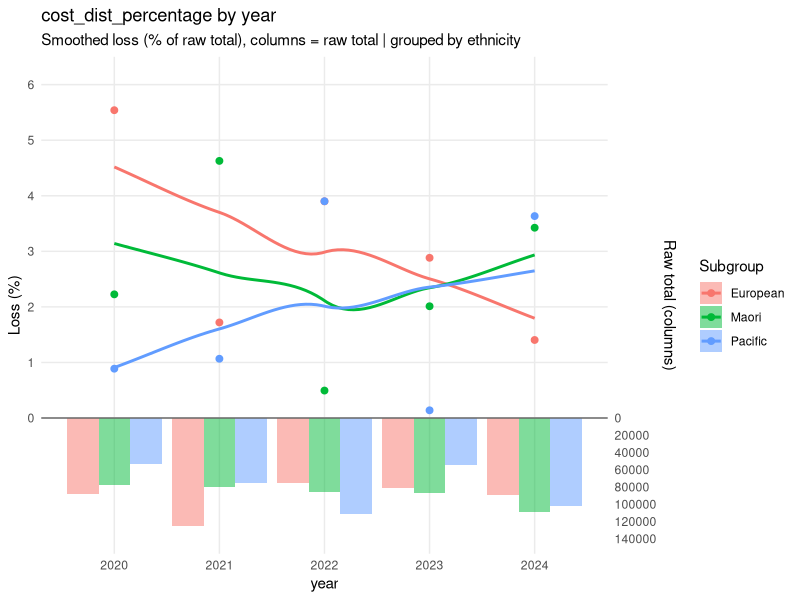
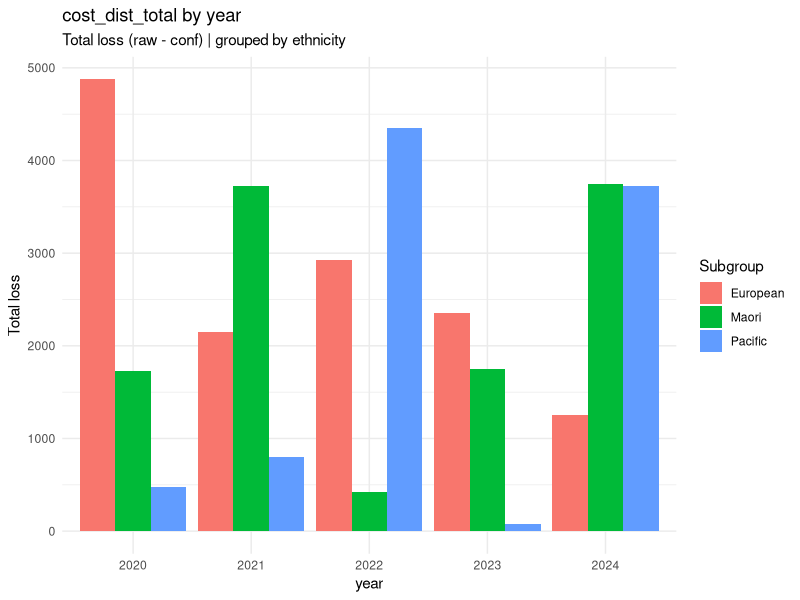
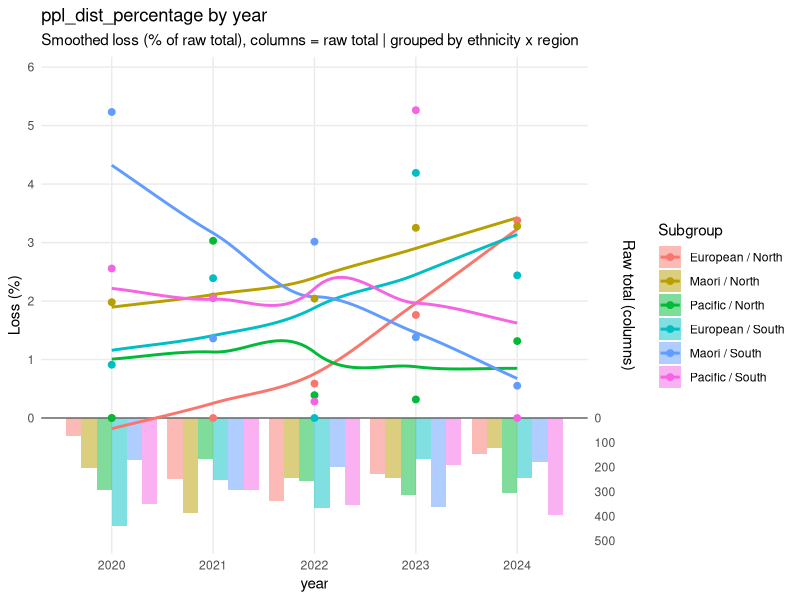

Recreate these plots in R, in order.
test_data <- data.frame(
  ethnicity = c(
    "Maori", "European", "Maori", "Maori", "European", "European", "Pacific", "Pacific", "Maori", "Maori",
    "European", "Pacific", "Pacific", "Maori", "Maori", "European", "European", "Pacific", "Pacific", "Maori",
    "European", "European", "Pacific", "Pacific", "Maori", "Maori", "European", "European", "Pacific", "Pacific",
    "Maori", "Maori", "European", "European", "Pacific", "Pacific", "Maori", "Maori", "European", "European",
    "Pacific", "Pacific", "Maori", "Maori", "European", "European", "Pacific", "Pacific", "Maori", "Maori",
    "European", "European", "Pacific", "Pacific", "Maori", "Maori", "European", "European", "Pacific", "Pacific"
  ),
  ppl = c(
    100, 200, 50, 102, 38, 34, 131, 161, 51, 121,
    239, 158, 194, 183, 202, 147, 100, 83, 82, 244,
    38, 213, 127, 166, 109, 136, 141, 199, 118, 138,
    146, 53, 243, 122, 229, 126, 58, 188, 170, 57,
    164, 151, 242, 120, 35, 132, 33, 157, 38, 84,
    49, 99, 107, 197, 155, 26, 184, 62, 219, 176
  ),
  conf_ppl = c(
    102, 203, 47, 98, 40, 36, 131, 161, 48, 115,
    235, 153, 190, 180, 197, 151, 101, 89, 77, 243,
    33, 212, 121, 172, 112, 131, 146, 197, 122, 137,
    140, 58, 244, 124, 229, 125, 53, 185, 166, 57,
    163, 154, 248, 115, 32, 128, 28, 152, 35, 83,
    50, 94, 112, 193, 154, 32, 179, 61, 221, 182
  ),
  region = c(
    "North", "South", "South", "North", "North", "North", "North", "North", "South", "South",
    "South", "South", "South", "North", "North", "North", "North", "North", "North", "South",
    "South", "South", "South", "South", "North", "North", "North", "North", "North", "North",
    "South", "South", "South", "South", "South", "South", "North", "North", "North", "North",
    "North", "North", "South", "South", "South", "South", "South", "South", "North", "North",
    "North", "North", "North", "North", "South", "South", "South", "South", "South", "South"
  ),
  year = c(
    2020, 2020, 2021, 2020, 2020, 2020, 2020, 2020, 2020, 2020,
    2020, 2020, 2020, 2021, 2021, 2021, 2021, 2021, 2021, 2021,
    2021, 2021, 2021, 2021, 2022, 2022, 2022, 2022, 2022, 2022,
    2022, 2022, 2022, 2022, 2022, 2022, 2023, 2023, 2023, 2023,
    2023, 2023, 2023, 2023, 2023, 2023, 2023, 2023, 2024, 2024,
    2024, 2024, 2024, 2024, 2024, 2024, 2024, 2024, 2024, 2024
  ),
  Visit_hospital = c(
    "Yes", "No", "Yes", "No", "Yes", "No", "Yes", "No", "Yes", "No",
    "Yes", "Yes", "No", "Yes", "No", "Yes", "No", "Yes", "No", "No",
    "Yes", "No", "Yes", "No", "Yes", "No", "Yes", "No", "Yes", "No",
    "Yes", "No", "Yes", "No", "Yes", "No", "Yes", "No", "Yes", "No",
    "Yes", "No", "Yes", "No", "Yes", "No", "Yes", "No", "Yes", "No",
    "Yes", "No", "Yes", "No", "Yes", "No", "Yes", "No", "Yes", "No"
  ),
  cost = c(
    20000, 35000, 10000, 30000, 11000, 18500, 9000, 8500, 8500, 19000,
    23500, 24500, 11500, 28500, 8500, 39000, 34000, 16500, 24000, 33500,
    37500, 14500, 9500, 25000, 36500, 10500, 9000, 33500, 27000, 15500,
    18500, 20500, 10000, 22500, 40000, 29000, 16000, 5500, 21500, 39000,
    13000, 8000, 30000, 35500, 9000, 12000, 5000, 28000, 29000, 28000,
    34500, 14000, 21500, 38000, 14000, 38500, 21500, 19000, 26000, 17000
  ),
  conf_cost = c(
    20025, 32500, 10000, 30900, 10700, 16800, 8525, 9050, 8625, 17275,
    23125, 24800, 11700, 26200, 8700, 38425, 33050, 17150, 24125, 32075,
    36875, 15750, 10000, 24200, 37075, 11425, 8200, 32050, 24425, 15850,
    19500, 20075, 9325, 24225, 38225, 31650, 14875, 5475, 20550, 37975,
    13500, 7925, 29400, 36450, 9875, 11625, 5075, 28625, 26950, 27850,
    34375, 12875, 21400, 34375, 14525, 36950, 21575, 19125, 26700, 18050
  )
)

##############################################################################
#FUNCTION - 1. Classify columns in a dataset to be either
# 1. a conf and raw pair to get difference of
# 2. Grouping variables [age, ethinciity, year]
# 3. Indicators for specfic datasets [If they've been to hospital]
##############################################################################

class_columns <- function(data, indicators = character(),
                          conf_prefix = "conf_") {
  cols <- names(data)
  
  if (anyDuplicated(cols)){
    stop("Dataset contains duplicate column names. Please check and rename columns")
  }
  
  conf_cols <- cols[startsWith(cols, conf_prefix)]
  
  original_names <- substring(
    conf_cols,
    nchar(conf_prefix) + 1
  )
  
  missing_pairs <- setdiff(original_names, cols)
  if (length(missing_pairs) > 0) {
    stop(
      "Missing original columns for ",
      paste(missing_pairs, collapse = ", ")
    )
  }
  
  pairs <- data.frame(
    name = original_names,
    conf_name = conf_cols,
    stringsAsFactors = FALSE
  )
  
  paired_cols <- c(pairs$name, pairs$conf_name)
  
  #STOP INCASE OF INDICATORS SELECTED NOT IN DATASET
  unknown_indicators <- setdiff(indicators, cols)
  
  if (length(unknown_indicators) > 0) {
    stop(
      "Unknown indictor columns: ",
      paste(unknown_indicators, collapse = ", ")
    )
  }
  #STOP IF CONF AND INDICATORS OVERLAP
  overlapping <- intersect(indicators, paired_cols)
  if (length(overlapping) > 0) {
    stop(
      "Raw and Conf paired Columns cannot also be indicators: ",
      paste(overlapping, collapse = ", ")
    )
  }
  
  groupings <- setdiff(
    cols,
    c(paired_cols, indicators)
  )
  
  ordered_pairs  <- as.vector(
    t(as.matrix(pairs[c("name", "conf_name")]))
  )
  
  column_order <- c(
    groupings, 
    indicators, 
    ordered_pairs
  )
  
  data <- data[, column_order, drop = FALSE]
  
  attr(data, "pairs") <- pairs
  
  
  return(data)
}

##############################################################################
#Test
classed_columns <- class_columns(data = test_data,
                                 indicators = c("Visit_hospital")
)

##############################################################################
#FUNCTION - 2. Calculate LOSS between raw and conf columns
# loss = amount in raw that is not in conf, per row (never negative).
# e.g. raw = 100, conf = 80 -> loss = 20.  raw = 100, conf = 105 -> loss = 0.
# NOTE: columns keep the "_dist" suffix so the rest of the pipeline is unchanged.
##############################################################################
distance <- function(data) {
  
  pair_table <- attr(data, "pairs")
  
  if (is.null(pair_table)) {
    stop("Data must be processed with class_columns() first.")
  }
  
  for (i in seq_len(nrow(pair_table))) {
    
    raw_col <- pair_table$name[i]
    conf_col <- pair_table$conf_name[i]
    
    data[[paste0(raw_col, "_dist")]] <-
      pmax(data[[raw_col]] - data[[conf_col]], 0)
  }
  return(data)
}
##############################################################################
#Test
distance(data = classed_columns)

##############################################################################
#Wrapper Function - Combined 1 and 2 together 
##############################################################################

class_distance <- function(data, indicators = character(),
                           conf_prefix = "conf_") {
  
  classified_data <- class_columns(
    data = data,
    indicators = indicators,
    conf_prefix = conf_prefix
  )
  
  distance_data <- distance(
    data = classified_data
  )
  
  return(distance_data)
}

##############################################################################

data_distance <- class_distance(
  data = test_data,
  indicators = c("Visit_hospital")
)

##############################################################################
# Plot Builders for forth function. 
##############################################################################

# Every plot type is a function returning one ggplot.
# All of them are built for every distance column automatically.
# To add a new type, just add another named entry here.
plot_builders <- list(
  
  line = function(result, variable, x_axis, group_label) {
    y_max <- max(result[[variable]], na.rm = TRUE)
    if (!is.finite(y_max)) y_max <- 0
    
    ggplot2::ggplot(
      result,
      ggplot2::aes(
        x = .data[[x_axis]],
        y = .data[[variable]],
        colour = subgroup,
        group = subgroup
      )
    ) +
      ggplot2::geom_line(linewidth = 1) +
      ggplot2::geom_point(size = 2) +
      ggplot2::labs(
        title = paste(variable, "by", x_axis),
        subtitle = paste0(
          "Loss as % of raw total | grouped by ",
          group_label
        ),
        x = x_axis,
        y = "Loss (%)",
        colour = "Subgroup"
      ) +
      ggplot2::coord_cartesian(ylim = c(NA, y_max + 3)) +
      ggplot2::theme_minimal()
  },
  
  bar = function(result, variable, x_axis, group_label) {
    y_max <- max(result[[variable]], na.rm = TRUE)
    if (!is.finite(y_max)) y_max <- 0
    
    ggplot2::ggplot(
      result,
      ggplot2::aes(
        x = factor(.data[[x_axis]]),
        y = .data[[variable]],
        fill = subgroup
      )
    ) +
      ggplot2::geom_col(position = "dodge") +
      ggplot2::labs(
        title = paste(variable, "by", x_axis),
        subtitle = paste0(
          "Loss as % of raw total | grouped by ",
          group_label
        ),
        x = x_axis,
        y = "Loss (%)",
        fill = "Subgroup"
      ) +
      ggplot2::coord_cartesian(ylim = c(0, y_max + 3)) +
      ggplot2::theme_minimal()
  },
  
  totals = function(result, variable, x_axis, group_label) {
    
    # "ppl_dist_percentage" -> "ppl_dist_total"
    total_col <- sub("_percentage$", "_total", variable)
    
    ggplot2::ggplot(
      result,
      ggplot2::aes(
        x = factor(.data[[x_axis]]),
        y = .data[[total_col]],
        fill = subgroup
      )
    ) +
      ggplot2::geom_col(position = "dodge") +
      ggplot2::labs(
        title = paste(total_col, "by", x_axis),
        subtitle = paste0("Total loss (raw - conf) | grouped by ", group_label),
        x = x_axis,
        y = "Total loss",
        fill = "Subgroup"
      ) +
      ggplot2::theme_minimal()
  },
  smooth_columns = function(result, variable, x_axis, group_label) {
    
    # "ppl_dist_percentage" -> "ppl_raw_total"
    raw_col <- sub("_dist_percentage$", "_raw_total", variable)
    
    y_max <- max(result[[variable]], na.rm = TRUE)
    if (!is.finite(y_max) || y_max <= 0) y_max <- 1
    
    raw_max <- max(result[[raw_col]], na.rm = TRUE)
    if (!is.finite(raw_max) || raw_max <= 0) raw_max <- 1
    
    # Columns occupy a band below zero, 35% as tall as the line's range
    band <- 0.35 * y_max
    k    <- band / raw_max          # converts raw units to plot units
    
    
    
    # Smoothing needs a numeric x axis (e.g. year); otherwise join the points
    smooth_layer <- if (is.numeric(result[[x_axis]])) {
      ggplot2::geom_smooth(
        ggplot2::aes(y = .data[[variable]]),
        method = "loess", formula = y ~ x,
        method.args = list(degree = 1),
        span = 1, se = FALSE, linewidth = 1
      )
    } else {
      ggplot2::geom_line(
        ggplot2::aes(y = .data[[variable]]),
        linewidth = 1
      )
    }
    
    ggplot2::ggplot(
      result,
      ggplot2::aes(
        x = .data[[x_axis]],
        colour = subgroup,
        fill = subgroup,
        group = subgroup
      )
    ) +
      # columns underneath: raw total drawn downward from zero
      ggplot2::geom_col(
        ggplot2::aes(y = -.data[[raw_col]] * k),
        position = ggplot2::position_dodge(),
        alpha = 0.5,
        colour = NA
      ) +
      ggplot2::geom_hline(yintercept = 0, colour = "grey40") +
      smooth_layer +
      ggplot2::geom_point(ggplot2::aes(y = .data[[variable]]), size = 2) +
      ggplot2::scale_y_continuous(
        # left axis: proportion (above zero only)
        breaks = pretty(c(0, y_max)),
        # right axis: raw total (below zero only)
        sec.axis = ggplot2::sec_axis(
          ~ -. / k,
          name = "Raw total (columns)",
          breaks = pretty(c(0, raw_max))
        )
      ) +
      ggplot2::coord_cartesian(ylim = c(-band * 1.05, y_max * 1.1)) +
      ggplot2::labs(
        title = paste(variable, "by", x_axis),
        subtitle = paste0(
          "Smoothed loss (% of raw total), columns = raw total | grouped by ",
          group_label
        ),
        x = x_axis,
        y = "Loss (%)",
        colour = "Subgroup",
        fill = "Subgroup"
      ) +
      ggplot2::theme_minimal() +
      ggplot2::theme(panel.grid.minor = ggplot2::element_blank())
  }
)

##############################################################################
# FUNCTION 4. Ploting category against time
##############################################################################
aggregate_distances <- function(data,
                                x_axis,
                                groups) {
  
  # groups can be:
  #   - a character vector:            c("ethnicity", "region")  -> one grouping (interaction of all)
  #   - a list of character vectors:   list("ethnicity", c("ethnicity", "region"))  -> several groupings
  if (is.character(groups)) groups <- list(groups)
  
  if (!is.list(groups) ||
      length(groups) == 0 ||
      !all(vapply(groups, is.character, logical(1)))) {
    stop("groups must be a character vector or a list of character vectors.")
  }
  
  # Label each grouping (use list names if supplied, otherwise "a x b")
  group_labels <- vapply(groups, paste, character(1), collapse = " x ")
  if (!is.null(names(groups))) {
    has_name <- nzchar(names(groups))
    group_labels[has_name] <- names(groups)[has_name]
  }
  names(groups) <- group_labels
  
  # Identify distance columns
  distance_cols <- names(data)[grepl("_dist$", names(data))]
  
  if (length(distance_cols) == 0) {
    stop("No columns ending in '_dist' found.")
  }
  
  # Check required columns across ALL groupings
  required_cols <- unique(c(x_axis, unlist(groups)))
  missing_cols  <- setdiff(required_cols, names(data))
  
  if (length(missing_cols) > 0) {
    hint <- if (any(grepl(",", missing_cols))) {
      "\nA name contains a comma - did you write c(\"a, b\") instead of c(\"a\", \"b\")?"
    } else {
      ""
    }
    
    stop(
      "Missing columns: ",
      paste0("'", missing_cols, "'", collapse = ", "),
      hint,
      call. = FALSE
    )
  }
  
  # Match distance columns to raw columns
  raw_cols <- sub("_dist$", "", distance_cols)
  
  if (!all(raw_cols %in% names(data))) {
    stop("Could not find matching raw columns for all distance columns.")
  }
  
  percentage_cols <- paste0(distance_cols, "_percentage")
  
  # Run the full aggregation + plotting once per grouping
  results <- lapply(names(groups), function(group_label) {
    
    group_vars <- groups[[group_label]]
    
    # Group and total distance / raw values
    result <- data |>
      dplyr::group_by(
        dplyr::across(
          dplyr::all_of(unique(c(group_vars, x_axis)))
        )
      ) |>
      dplyr::summarise(
        dplyr::across(
          dplyr::all_of(distance_cols),
          ~ sum(.x, na.rm = TRUE),
          .names = "{.col}_total"
        ),
        dplyr::across(
          dplyr::all_of(raw_cols),
          ~ sum(.x, na.rm = TRUE),
          .names = "{.col}_raw_total"
        ),
        n = dplyr::n(),
        .groups = "drop"
      )
    
    # Calculate percentage loss = total loss / raw total * 100
    for (variable in distance_cols) {
      
      raw_variable <- sub("_dist$", "", variable)
      
      result[[paste0(variable, "_percentage")]] <-
        ifelse(
          result[[paste0(raw_variable, "_raw_total")]] == 0,
          NA_real_,
          (result[[paste0(variable, "_total")]] /
             result[[paste0(raw_variable, "_raw_total")]]) * 100
        )
    }
    
    # Subgroup labels: interaction of every variable in this grouping
    result <- result |>
      dplyr::mutate(
        subgroup = interaction(
          dplyr::across(dplyr::all_of(group_vars)),
          drop = TRUE,
          sep = " / "
        )
      )
    
    # Build every plot type for every distance column, stored flat
    plot_grid <- expand.grid(
      variable = percentage_cols,
      type     = names(plot_builders),
      stringsAsFactors = FALSE
    )
    
    plots <- Map(
      function(variable, type) {
        plot_builders[[type]](result, variable, x_axis, group_label)
      },
      plot_grid$variable,
      plot_grid$type
    )
    
    names(plots) <- paste(plot_grid$variable, plot_grid$type, sep = "_")
    
    list(
      aggregated_data = result,
      plots = plots
    )
  })
  
  names(results) <- names(groups)
  
  results
}

################################################################################

results <- aggregate_distances(
  data = data_distance,
  x_axis = "year",
  groups = list("ethnicity",
                c("ethnicity", "region"))
)
names(results[["ethnicity"]]$plots)          # see everything that was built
results[["ethnicity"]]$plots[[8]] 
results[["ethnicity"]]$plots[[6]] # by position
results[["ethnicity x region"]]$plots[[7]]
################################################################################
